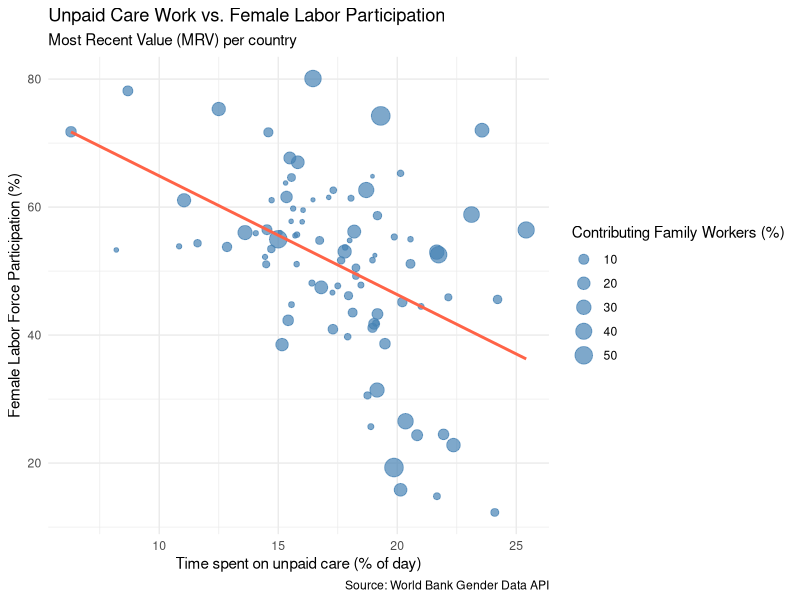
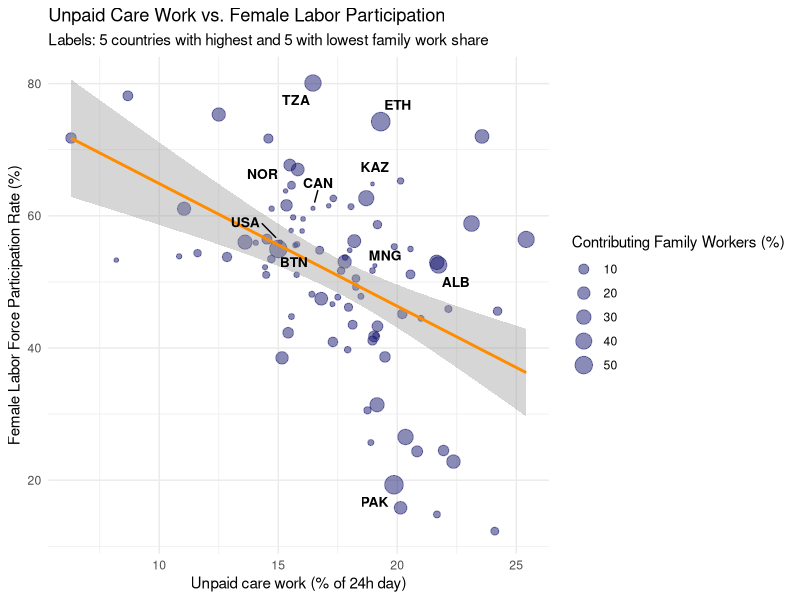
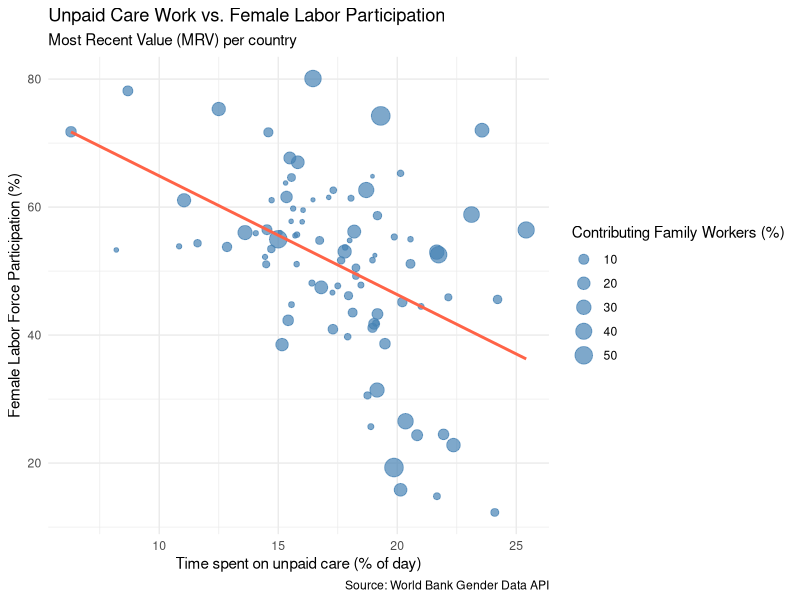
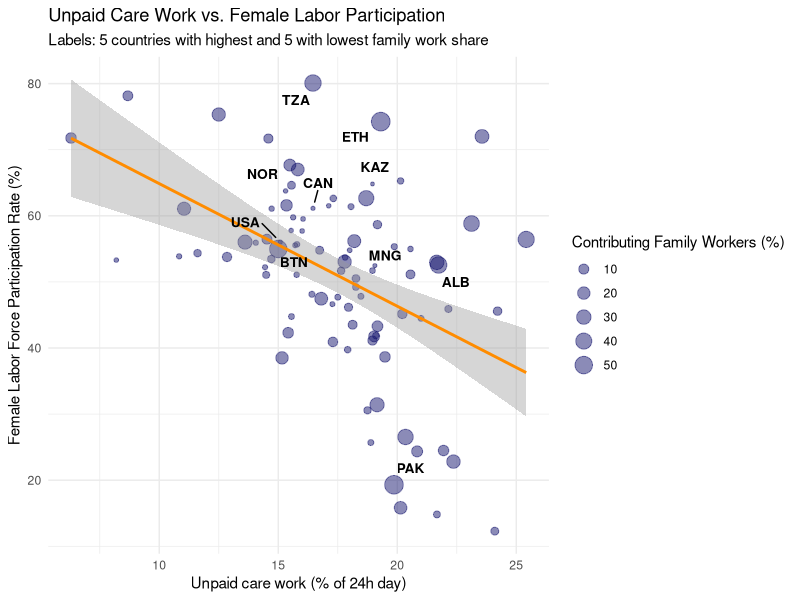

R code for these plots, in order:
# A. LOAD LIBRARIES
# Libraries must be reload in every new script
library(tidyverse)
install.packages("ggrepel")
library(ggrepel) # To handle overlapping text labels

# B. LOAD THE PREVIOUSLY SAVED DATA
# Instead of downloading again, we read the Master File we created in script 01
# Make sure the path matches where you saved the CSV
master_df <- read.csv("data_preprocessed/gender_care_economy_master.csv")

# 8. DATA CLEANING: FILTERING FOR MOST RECENT VALUE (MRV) -------------------

# Not all the countries have the same data, so
# we want the latest available data point for each country 
# to ensure our cross-country comparison is as up-to-date as possible.

mrv_data <- master_df %>%
  filter(!is.na(care_work_val)) %>% # Remove rows where care data is missing
  group_by(countryiso3code) %>%     # Group by country
  filter(date == max(date)) %>%     # Keep only the most recent year per country
  ungroup()

# Check how many countries we have now
nrow(mrv_data)

# 9. INITIAL VISUALIZATION (Care Work vs Labor Participation) ---

# Let's create a scatter plot to see the correlation
# Research Question: How is unpaid care related to economic participation?

ggplot(mrv_data, aes(x = care_work_val, y = labor_part_val)) +
  geom_point(aes(size = family_work_val), color = "steelblue", alpha = 0.7) +
  geom_smooth(method = "lm", color = "tomato", se = FALSE) + # Add a trend line
  labs(
    title = "Unpaid Care Work vs. Female Labor Participation",
    subtitle = "Most Recent Value (MRV) per country",
    x = "Time spent on unpaid care (% of day)",
    y = "Female Labor Force Participation (%)",
    size = "Contributing Family Workers (%)",
    caption = "Source: World Bank Gender Data API"
  ) +
  theme_minimal()

# Save your first plot for your Master's presentation
ggsave("plots/care_vs_labor_mrv.png", width = 10, height = 7)

# To see the 5 counties with more "Contributing Family Workers"
mrv_data %>%
  select(countryiso3code, family_work_val, care_work_val, labor_part_val) %>%
  arrange(desc(family_work_val)) %>%
  head(5)

# --- DATA VISUALIZATION WITH SMART LABELS ---

# 1. Prepare the data for selective labeling
# Arrange by 'family_work_val' to identify the extremes (highest and lowest)
mrv_data <- mrv_data %>%
  arrange(desc(family_work_val)) %>%
  # Create a temporary rank column (1 = highest family work, etc.)
  mutate(label_priority = row_number()) %>% 
  # Create a new column 'country_label'
  # If it's in the Top 5 or Bottom 5, keep the ISO3 code; otherwise, leave it blank ("")
  mutate(country_label = ifelse(label_priority <= 5 | label_priority > (n() - 5), 
                                countryiso3code, ""))

# 3. Generate the Scatter Plot
ggplot(mrv_data, aes(x = care_work_val, y = labor_part_val)) +
  # Points: size depends on contributing family work, color is dark blue, and they are semi-transparent
  geom_point(aes(size = family_work_val), color = "midnightblue", alpha = 0.5) +
  
  # Add a trend line (Linear Model) in orange to see the correlation
  geom_smooth(method = "lm", color = "darkorange", se = TRUE) +
  
  # Add the smart labels using ggrepel
  # This automatically moves the text so it doesn't overlap with points or other labels
  geom_text_repel(aes(label = country_label), 
                  size = 3.5, 
                  fontface = "bold",
                  box.padding = 0.5, 
                  point.padding = 0.5) +
  
  # Add titles and axis labels
  labs(
    title = "Unpaid Care Work vs. Female Labor Participation",
    subtitle = "Labels: 5 countries with highest and 5 with lowest family work share",
    x = "Unpaid care work (% of 24h day)",
    y = "Female Labor Force Participation Rate (%)",
    size = "Contributing Family Workers (%)"
  ) +
  
  theme_minimal()

# --- SAVE THE LAST PLOT ---

# 1. Create a variable for the plot (optional but recommended)
final_plot <- last_plot()

# 2. Save the plot in the project folder
# Specify the filename, the plot object, and the dimensions
ggsave(filename = "data_preprocessed/care_vs_labor_plot.png", 
       plot = final_plot, 
       width = 10, 
       height = 7, 
       units = "in", 
       dpi = 300)

# 3. Message to confirm
message("Plot successfully saved in data_preprocessed folder!")
